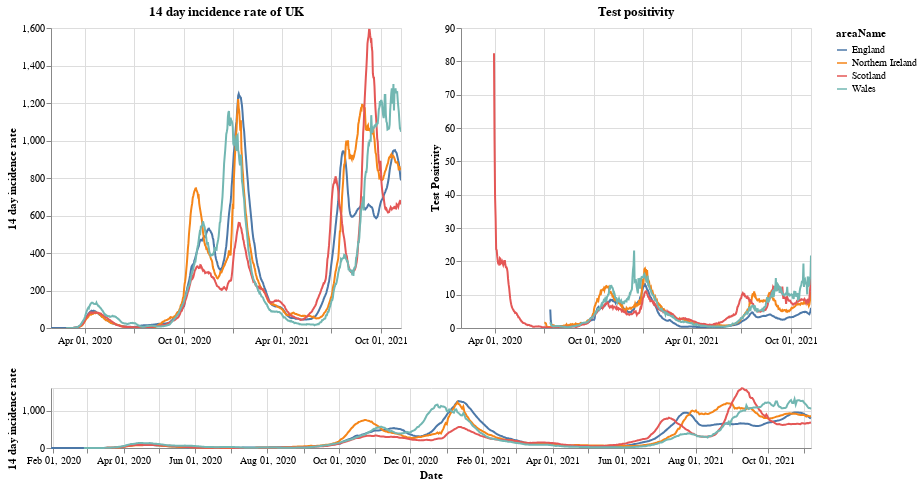

The cell this chart's notebook holds for it:
### Markdown cell above
# Plots

First a plot with each country in the UK. The top right shows the positivity rate for (which is the percentage of registered tests which were positive) while the top left is the 14 day incidence rate. The bottom chart can be used to select the timeframe (does not work on a mobile device).

### Code cell
#collapse
brush = alt.selection(type='interval', name='DateBrush',encodings=['x'],fields=['Time'])
leg_selection = alt.selection_multi(fields=['areaName'], bind='legend')

base = alt.Chart(uk_cases).mark_line().encode(
    x=alt.X("yearmonthdate(date):T", axis=alt.Axis(title='Date')),
    y=alt.Y("twoWeeklyCasesRate:Q", axis=alt.Axis(title='14 day incidence rate')),
    tooltip=['areaName', 'date','twoWeeklyCasesRate', 'testPositivity'],
    color='areaName',
    opacity=alt.condition(leg_selection, alt.value(2), alt.value(0.1))
).add_selection(leg_selection).properties(width=350)

upper = base.encode(alt.X('yearmonthdate(date):T', axis=alt.Axis(title=''),
                         scale=alt.Scale(domain=brush))
                   ).properties(title=f'14 day incidence rate of UK')
upper_right = upper.encode(alt.Y('testPositivity:Q', axis=alt.Axis(title='Test Positivity'))).properties(title='Test positivity')
lower = base.properties(height=60, width = 760).add_selection(brush)

(upper | upper_right) & lower

### Figure 1 — Vega-Lite specification as saved in the notebook (floating-point values rounded to 4 significant figures; data arrays with more than 128 entries replaced by an {"elided": "..."} marker saying what was removed)
{"config": {"view": {"continuousWidth": 400, "continuousHeight": 300}}, "vconcat": [{"hconcat": [{"mark": "line", "encoding": {"color": {"type": "nominal", "field": "areaName"}, "opacity": {"condition": {"value": 2, "selection": "selector001"}, "value": 0.1}, "tooltip": [{"type": "nominal", "field": "areaName"}, {"type": "temporal", "field": "date"}, {"type": "quantitative", "field": "twoWeeklyCasesRate"}, {"type": "quantitative", "field": "testPositivity"}], "x": {"type": "temporal", "axis": {"title": ""}, "field": "date", "scale": {"domain": {"selection": "DateBrush"}}, "timeUnit": "yearmonthdate"}, "y": {"type": "quantitative", "axis": {"title": "14 day incidence rate"}, "field": "twoWeeklyCasesRate"}}, "selection": {"selector001": {"type": "multi", "fields": ["areaName"], "bind": "legend"}}, "title": "14 day incidence rate of UK", "width": 350}, {"mark": "line", "encoding": {"color": {"type": "nominal", "field": "areaName"}, "opacity": {"condition": {"value": 2, "selection": "selector001"}, "value": 0.1}, "tooltip": [{"type": "nominal", "field": "areaName"}, {"type": "temporal", "field": "date"}, {"type": "quantitative", "field": "twoWeeklyCasesRate"}, {"type": "quantitative", "field": "testPositivity"}], "x": {"type": "temporal", "axis": {"title": ""}, "field": "date", "scale": {"domain": {"selection": "DateBrush"}}, "timeUnit": "yearmonthdate"}, "y": {"type": "quantitative", "axis": {"title": "Test Positivity"}, "field": "testPositivity"}}, "selection": {"selector001": {"type": "multi", "fields": ["areaName"], "bind": "legend"}}, "title": "Test positivity", "width": 350}]}, {"mark": "line", "encoding": {"color": {"type": "nominal", "field": "areaName"}, "opacity": {"condition": {"value": 2, "selection": "selector001"}, "value": 0.1}, "tooltip": [{"type": "nominal", "field": "areaName"}, {"type": "temporal", "field": "date"}, {"type": "quantitative", "field": "twoWeeklyCasesRate"}, {"type": "quantitative", "field": "testPositivity"}], "x": {"type": "temporal", "axis": {"title": "Date"}, "field": "date", "timeUnit": "yearmonthdate"}, "y": {"type": "quantitative", "axis": {"title": "14 day incidence rate"}, "field": "twoWeeklyCasesRate"}}, "height": 60, "selection": {"selector001": {"type": "multi", "fields": ["areaName"], "bind": "legend"}, "DateBrush": {"type": "interval", "encodings": ["x"], "fields": ["Time"]}}, "width": 760}], "data": {"name": "data-7585b16d8d583a4fdfe666fc3e6f4b70"}, "$schema": "https://vega.github.io/schema/vega-lite/v4.8.1.json", "datasets": {"data-7585b16d8d583a4fdfe666fc3e6f4b70": {"elided": "2500 records"}}}
